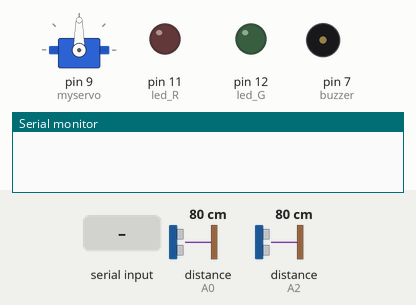
Recording of a sketch running on a simulated Arduino Uno, built with avr-gcc and run on an emulated ATmega328P. Parts: servo, output pins drawn as LEDs (lit = HIGH), buzzer (waves = sounding), the last lines printed to the serial monitor. Wiring (inferred from the names in the program): 2 × ultrasonic range finder: trigger A1, echo A0 / trigger A3, echo A2. Inputs (shaded band) come from the test bench; at power-on: distance to the obstacle (sensors on A0, A2) 80 cm. The echo pulse lasts 58.3 µs per cm; pins used as bus, display or sensor lines are not drawn.

Above: at 1.3 s.
1.4 s: distance to the obstacle (sensor on A0) set to 23 cm
4.9 s: distance to the obstacle (sensor on A0) set to 18 cm
At 6.4 s:
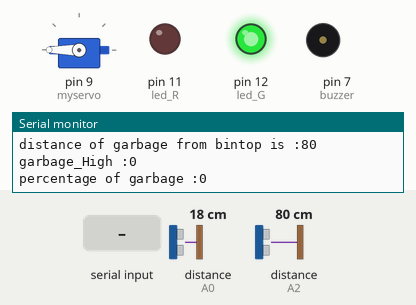
7.5 s: distance to the obstacle (sensor on A2) set to 12 cm
9.7 s: distance to the obstacle (sensor on A2) set to 9 cm
At 11.4 s:
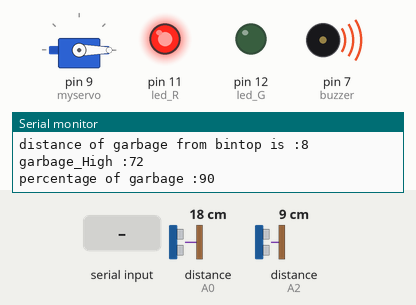
14.7 s: "1\n" received over Serial
At 17.5 s:
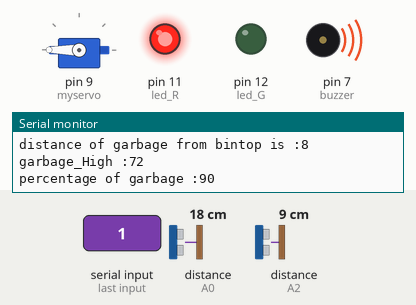
Timing chart, 0 to 19.0 s (numbered marks = the images above; inputs shaded):
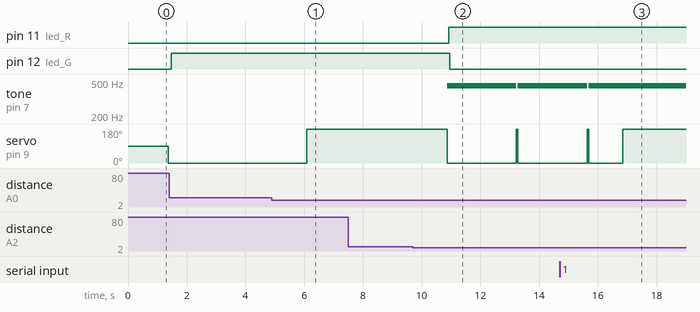

Measured:
- the behaviour switches between 21 and 20 cm on distance to the obstacle (sensor on A0) (found by bisection; images 0 and 1)
- the behaviour switches between 11 and 10 cm on distance to the obstacle (sensor on A2) (found by bisection; images 1 and 2)
- after the input at 4.9 s, servo on pin 9 (myservo): 0° → 180° after 1.2 s
- after the input at 9.7 s, pin 11 (led_R): LOW → HIGH after 1.2 s; pin 12 (led_G): HIGH → LOW after 1.3 s; tone on pin 7 (buzzer): silent → 450 Hz after 1.2 s, → silent 2.4 s later, → 450 Hz 0.05 s later; servo on pin 9 (myservo): 180° → 0° after 1.2 s
- after the input at 14.7 s, tone on pin 7 (buzzer): goes on until 15.7 s, then stays 450 Hz

The sketch:

GMS_Arduino.ino
```cpp
#include <Servo.h>

#define echopin_s1 A0 // echo pin
#define triggerpin_s1 A1 // Trigger pin

#define echopin_s2  A2 // echo pin
#define triggerpin_s2 A3 // Trigger pin
Servo myservo;
int buzzer = 7;
int led_R = 11;
int led_G = 12;
long dis_S,dis_M;
long Binheight ;


void ultra_read(int pin_t,int pin_e,long &ultra_distance){
long time;
pinMode(pin_t,OUTPUT);
pinMode(pin_e,INPUT);
digitalWrite(pin_t,LOW);
delayMicroseconds(2);
digitalWrite(pin_t,HIGH);
delayMicroseconds(10);
digitalWrite(pin_t,LOW);
time=pulseIn (pin_e,HIGH);
ultra_distance =  time / 29 / 2;
}


void setup(){
Serial.begin(9600);// initialize serial communication at 9600 bits per second:
pinMode(led_R, OUTPUT);
pinMode(led_G, OUTPUT);
pinMode(buzzer, OUTPUT);
//pinMode(Button, INPUT);
myservo.attach(9);
ultra_read(triggerpin_s2,echopin_s2,Binheight);delay(100);//Binheight is distance of bin from the sensor 2
}

void loop()
{

 delay(50);
  while (true){

    delay(800);
    long  garbage_H,percentage;
    ultra_read(triggerpin_s1,echopin_s1,dis_S);delay(200);// dis_S is distance of found object less than 20cm from the sensor 1
    ultra_read(triggerpin_s2,echopin_s2,dis_M);delay(200);//dis_M is distance of found object less than 10cm from the sensor 2
    garbage_H = Binheight - dis_M;


    Serial.print("Binheight :");
    Serial.println(Binheight);


    if ( dis_S < 20 ) {
      myservo.write(180);
      noTone(buzzer);
      delay(50);
      if ( dis_S < 20 &&  dis_M < 10) {
         myservo.write(0);
         tone(buzzer,450);
         delay(50);

         }
      }

    else {
         myservo.write(0);
         noTone(buzzer);
         delay(50);
      }

    if ( dis_M < 10) {
      digitalWrite(led_R,HIGH);
      }
    else {
      digitalWrite(led_R,LOW);//
      }
      delay(50);
    if ( 10 < dis_M < Binheight) {
      digitalWrite(led_G,HIGH);
      }
    if (dis_M < 10) {
      digitalWrite(led_G,LOW);

      }
    percentage = map(garbage_H,0,Binheight,0,100);

    Serial.print("distance of person from bin is :");
    Serial.println(dis_S);
    Serial.print("distance of garbage from bintop is :");
    Serial.println(dis_M);
    Serial.print("garbage_High :");
    Serial.println(garbage_H);
    Serial.print("percentage of garbage :");
    Serial.println(percentage);

    delay(1000);

   if (Serial.available()){
    break;
   }
  }

  int state = Serial.parseInt();
  if (state == 1){
    myservo.write(180);

    delay(10000);
  }


}
```
